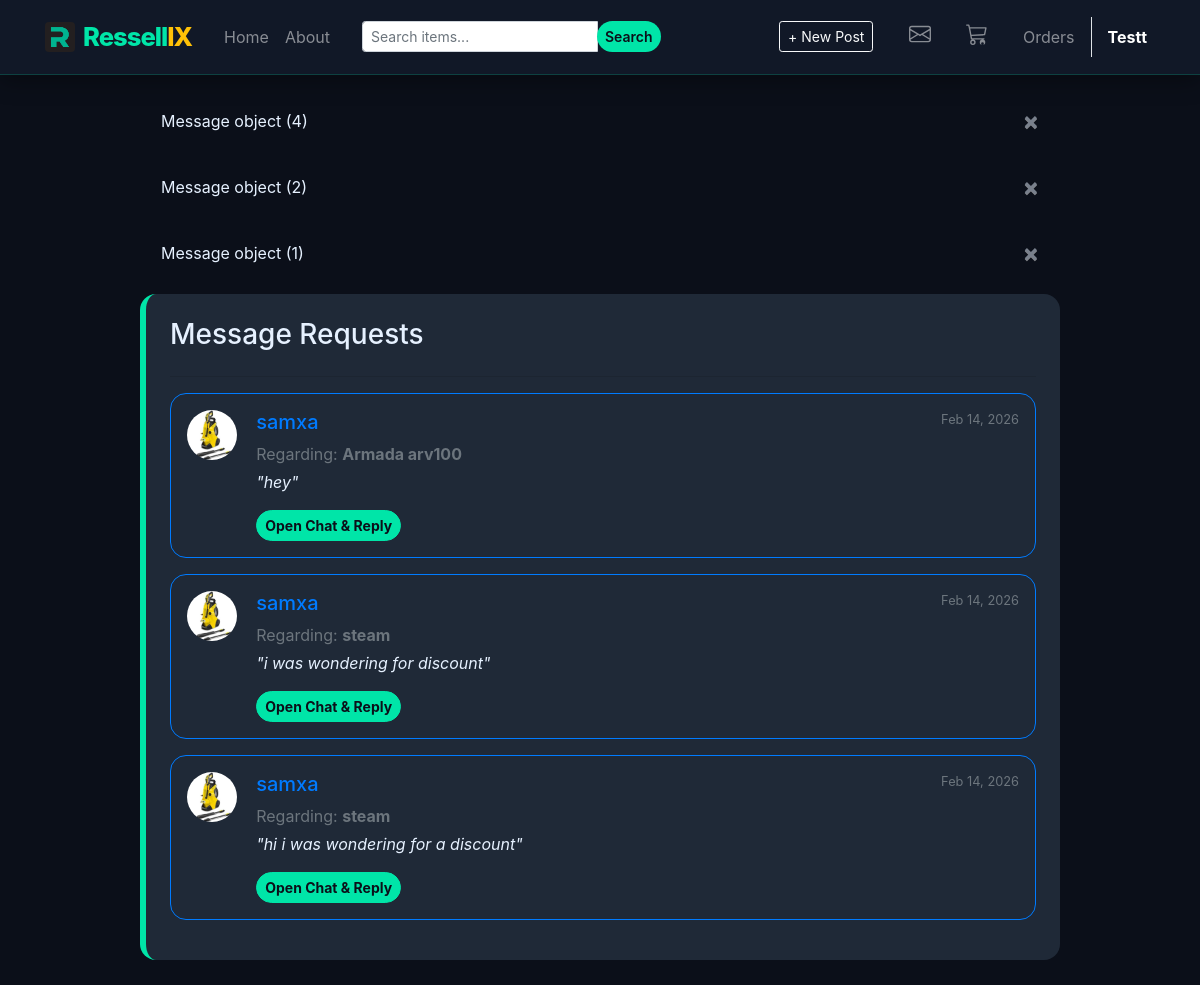
/inbox/ (signed in), run on an earlier commit of the app's database.
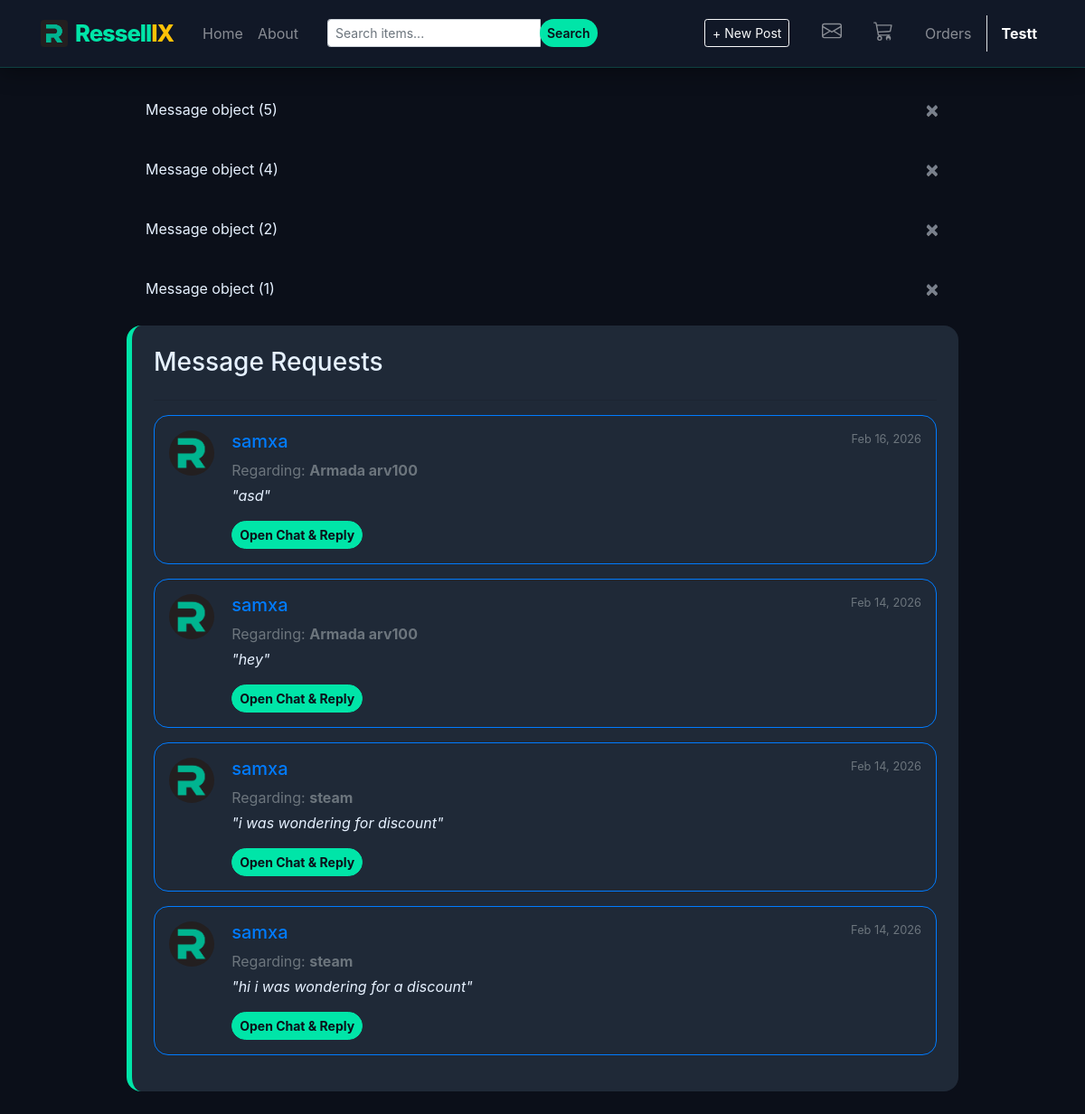
And on a later commit of the database.
### users/models.py (models this page shows, shortened)
class Message(models.Model):
    sender = models.ForeignKey(User, on_delete=models.CASCADE, related_name='sent_messages')
    receiver = models.ForeignKey(User, on_delete=models.CASCADE, related_name='received_messages')
    post = models.ForeignKey(Post, on_delete=models.CASCADE, null=True, blank=True)
    content = models.TextField()
    timestamp = models.DateTimeField(auto_now_add=True)
    is_read = models.BooleanField(default=False)
    class Meta:
        ordering = ['-timestamp']

class Profile(models.Model):
    user = models.OneToOneField(User, on_delete=models.CASCADE)
    image = models.ImageField(default='default.jpg', upload_to='profile_pics')
    phone_number = models.CharField(max_length=20, blank=True, null=True)

### blog/models.py (models this page shows, shortened)
class Post(models.Model):
    title = models.CharField(max_length=100)
    content = models.TextField()
    date_posted = models.DateTimeField(default=timezone.now)
    author = models.ForeignKey(User, on_delete=models.CASCADE)
    image = models.ImageField(upload_to='post_images/', blank=True, null=True)
    price = models.DecimalField(max_digits=10, decimal_places=2, default=0)

### blog/views.py (the view)
# urls.py: path('inbox/', inbox, name='inbox'),
@login_required
def inbox(request):
    user_messages = Message.objects.filter(
        Q(receiver=request.user) | Q(sender=request.user)
    ).select_related('sender', 'receiver', 'post').order_by('-timestamp')
    received_requests = Message.objects.filter(receiver=request.user).order_by('-timestamp')
    return render(request, 'blog/inbox.html', {'messages': received_requests})

### templates/blog/inbox.html
{% extends "blog/base.html" %}
{% block content %}
<div class="content-section shadow-sm p-4">
    <h3 class="mb-4">Message Requests</h3>
    <hr>
    {% if messages %}
        {% for message in messages %}
            <div class="media content-section border {% if not message.is_read %}border-primary{% endif %} p-3 mb-3">
                <img class="rounded-circle mr-3" src="{{ message.sender.profile.image.url }}" style="width: 50px; height: 50px;">
                <div class="media-body">
                    <div class="d-flex justify-content-between">
                        <h5 class="mt-0 text-primary">{{ message.sender.username }}</h5>
                        <small class="text-muted">{{ message.timestamp|date:"M d, Y" }}</small>
                    </div>
                    <p class="mb-1 text-secondary">Regarding: <strong>{{ message.post.title }}</strong></p>
                    <p class="font-italic">"{{ message.content|truncatechars:100 }}"</p>
                    <a href="{% url 'chat-view' message.post.id message.sender.id %}" class="btn btn-info btn-sm">Open Chat & Reply</a>
                </div>
            </div>
        {% endfor %}
    {% else %}
        <div class="text-center py-5">
            <p class="text-muted">No message requests yet.</p>
            <a href="{% url 'blog-home' %}" class="btn btn-outline-secondary">Explore Items</a>
        </div>
    {% endif %}
</div>
{% endblock %}

### templates/blog/base.html (shortened to what this page needs)
{% load static %}
<!DOCTYPE html>
<html lang="en">
<head>
    <link rel="stylesheet" href="https://maxcdn.bootstrapcdn.com/bootstrap/4.0.0/css/bootstrap.min.css">
    <link rel="stylesheet" type="text/css" href="{% static 'blog/main.css' %}">
</head>
<body>
    <header class="site-header">
      <nav class="navbar navbar-expand-md navbar-dark bg-steel fixed-top shadow-sm">
        <div class="container">
          <a class="navbar-brand mr-4 fw-bold d-flex align-items-center" href="{% url 'blog-home' %}">
            <img src="{% static 'blog/logo.png' %}" width="30" height="30" alt="R">
            Ressell<span class="text-warning">IX</span>
          </a>
          <div class="collapse navbar-collapse" id="navbarToggle">
            <div class="navbar-nav mr-auto align-items-center">
              <a class="nav-item nav-link" href="{% url 'blog-home' %}">Home</a>
              <a class="nav-item nav-link" href="{% url 'blog-about' %}">About</a>
              <form class="form-inline ml-lg-4" action="{% url 'blog-home' %}" method="GET">
                <div class="input-group input-group-sm">
                    <input name="q" class="form-control" type="text" placeholder="Search items..." value="{{ request.GET.q }}">
                    <div class="input-group-append">
                        <button class="btn btn-warning" type="submit">Search</button>
                    </div>
                </div>
              </form>
            </div>
            <div class="navbar-nav align-items-center">
              {% if user.is_authenticated %}
                <a class="nav-item nav-link mr-3" href="{% url 'post-create' %}">
                  <span class="btn btn-outline-light btn-sm">+ New Post</span>
                </a>
                <a class="nav-item nav-link mr-3" href="{% url 'inbox' %}" title="Messages">
                </a>
                <a class="nav-item nav-link mr-3 position-relative" href="{% url 'cart-detail' %}" title="Cart">
                </a>
                <a class="nav-item nav-link mr-2" href="{% url 'my-purchases' %}">Orders</a>
                <a class="nav-item nav-link font-weight-bold text-white border-left pl-3" href="{% url 'profile' %}">
                    {{ user.username }}
                </a>
              {% else %}
                <a class="nav-item nav-link" href="{% url 'login' %}">Login</a>
                <a class="nav-item nav-link border border-light rounded px-3 ml-2" href="{% url 'register' %}">Register</a>
              {% endif %}
            </div>
          </div>
        </div>
      </nav>
    </header>
    <main role="main" class="container mt-5 pt-5">
      <div class="row justify-content-center">
        <div class="col-md-10">
          {% if messages %}
            {% for message in messages %}
              <div class="alert alert-{{ message.tags }} alert-dismissible fade show" role="alert">
                {{ message }}
                <button type="button" class="close" data-dismiss="alert" aria-label="Close">
                  <span aria-hidden="true">&times;</span>
                </button>
              </div>
            {% endfor %}
          {% endif %}
          {% block content %}{% endblock %}
        </div>
      </div>
    </main>
</body>
</html>

What changed in the data, as far as the page shows it:
added Message: id "Message object (5)", sender.profile.image (picture), sender.username "samxa", timestamp "Feb 16, 2026", post "Armada arv100", content "asd"
changed through a linked row, Message "Message object (4)": sender.profile.image: a different picture
changed through a linked row, Message "Message object (2)": sender.profile.image: a different picture
changed through a linked row, Message "Message object (1)": sender.profile.image: a different picture
